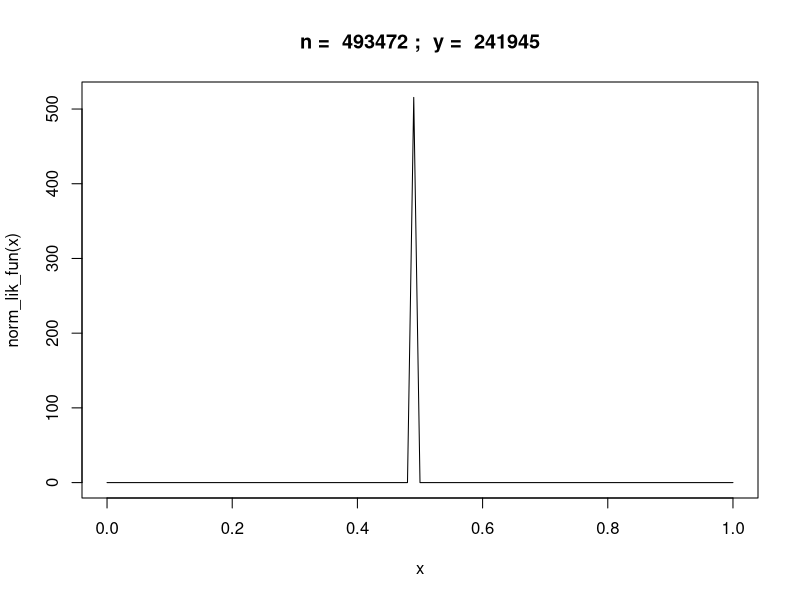
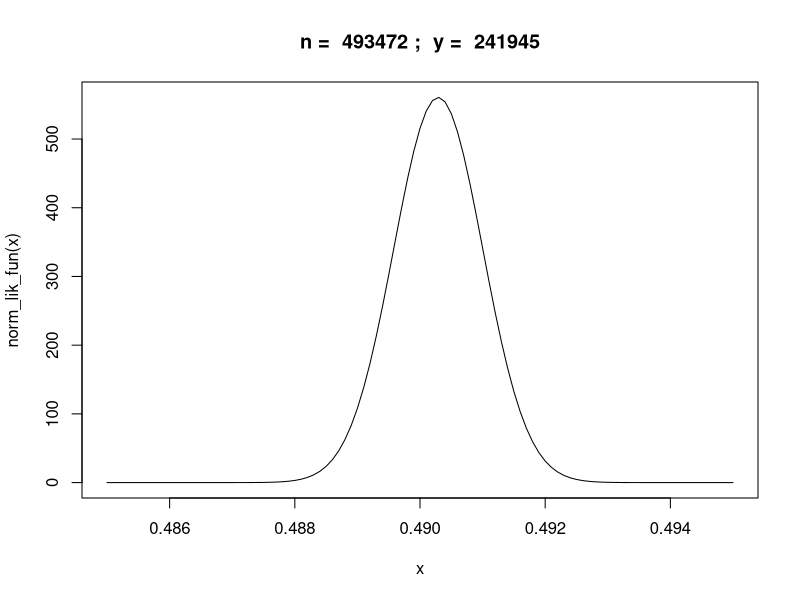

Here is the R script that generated these plots, in order:
## ---- chunk 1

y = 241945
n = 241945 + 251527

## ---- chunk 2

norm_lik_fun = function(theta) dbeta(theta,shape1 = y+1, shape2 = n- y + 1)
curve(norm_lik_fun,from = 0,to = 1, main=paste("n = ",n,";  y = ",y))

## ---- chunk 3
curve(norm_lik_fun,from = 0.485,to = 0.495, main=paste("n = ",n,";  y = ",y))
